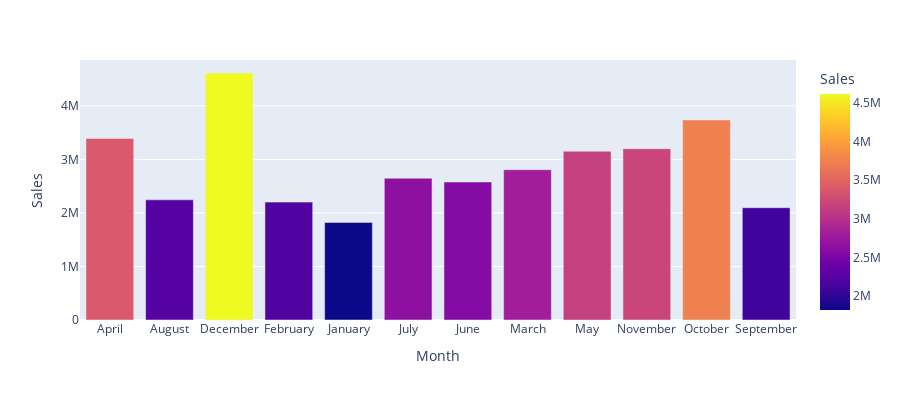

Write notebook code for a chart like this one.
### Code cell
fig = px.bar(df_sales, x='Month', y='Sales', color='Sales',
             labels={'Sales':'Sales'}, height=400)
fig.show()

### Figure 1 — Plotly figure (JSON) as saved in the notebook; plotly's stock layout.template omitted (floating-point values rounded to 4 significant figures)
{"data": [{"alignmentgroup": "True", "hovertemplate": "Month=%{x}<br>Sales=%{marker.color}<extra></extra>", "legendgroup": "", "marker": {"color": [3391000.0, 2244000.0, 4613000.0, 2202000.0, 1822000.0, 2648000.0, 2578000.0, 2807000.0, 3153000.0, 3200000.0, 3737000.0, 2098000.0], "coloraxis": "coloraxis", "pattern": {"shape": ""}}, "name": "", "offsetgroup": "", "orientation": "v", "showlegend": false, "textposition": "auto", "type": "bar", "x": ["April", "August", "December", "February", "January", "July", "June", "March", "May", "November", "October", "September"], "xaxis": "x", "y": [3391000.0, 2244000.0, 4613000.0, 2202000.0, 1822000.0, 2648000.0, 2578000.0, 2807000.0, 3153000.0, 3200000.0, 3737000.0, 2098000.0], "yaxis": "y"}], "layout": {"barmode": "relative", "coloraxis": {"colorbar": {"title": {"text": "Sales"}}, "colorscale": [[0, "#0d0887"], [0.1111, "#46039f"], [0.2222, "#7201a8"], [0.3333, "#9c179e"], [0.4444, "#bd3786"], [0.5556, "#d8576b"], [0.6667, "#ed7953"], [0.7778, "#fb9f3a"], [0.8889, "#fdca26"], [1, "#f0f921"]]}, "height": 400, "legend": {"tracegroupgap": 0}, "margin": {"t": 60}, "xaxis": {"anchor": "y", "domain": [0, 1], "title": {"text": "Month"}}, "yaxis": {"anchor": "x", "domain": [0, 1], "title": {"text": "Sales"}}}}
